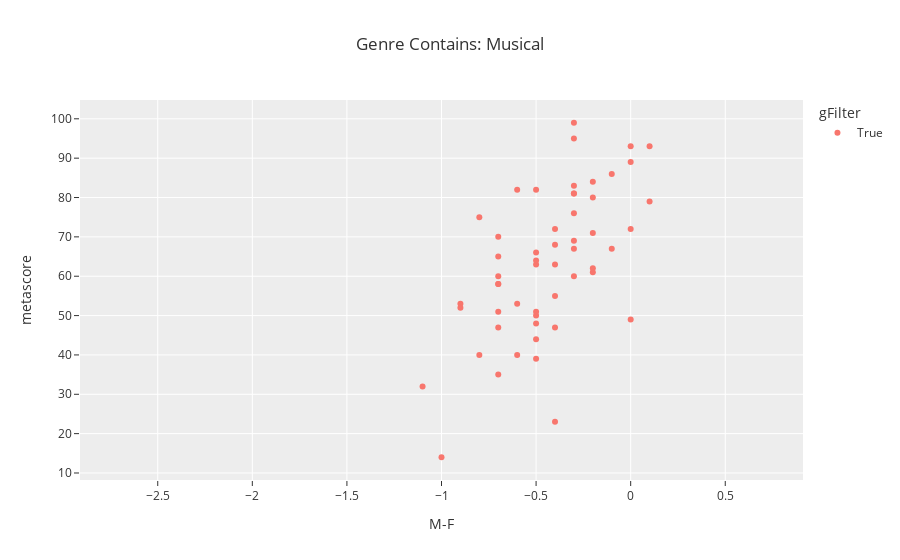

The code cell stored with this chart in its notebook:
### Code cell
g = 'Musical'
dfall['gFilter']=dfall.genre.str.contains(g,na=False)
fig = px.scatter(dfall[dfall['gFilter']], x="M-F", y="metascore", hover_data=['title'],color="gFilter",title='Genre Contains: '+str(g),template='ggplot2')
fig.show()

### Figure 1 — Plotly figure (JSON) as saved in the notebook; plotly's stock layout.template omitted (floating-point values rounded to 4 significant figures)
{"data": [{"customdata": [["Cool Cat Saves the Kids"], ["Repo! The Genetic Opera"], ["From Justin to Kelly"], ["Rent"], ["Grease 2"], ["Seven Brides for Seven Brothers"], ["The Phantom of the Opera"], ["The Little Prince"], ["White Christmas"], ["Mamma Mia!"], ["Xanadu"], ["Grease"], ["The Rocky Horror Picture Show"], ["Burlesque"], ["Mamma Mia! Here We Go Again"], ["Beauty and the Beast"], ["Blue Hawaii"], ["Yentl"], ["Make Your Move"], ["Dumplin'"], ["G.I. Blues"], ["Gigi"], ["Disney's Newsies the Broadway Musical"], ["The Greatest Showman"], ["Fame"], ["Alferd Packer: The Musical"], ["Cry-Baby"], ["Robin Hood: Men in Tights"], ["Gentlemen Prefer Blondes"], ["Chicago"], ["Paint Your Wagon"], ["Jesus Christ Superstar"], ["Hello, Dolly!"], ["Moulin Rouge!"], ["Rock of Ages"], ["Eight Crazy Nights"], ["High Society"], ["The King and I"], ["Les Misérables"], ["Charlotte's Web"], ["Hair"], ["Purple Rain"], ["Royal Wedding"], ["Singin' in the Rain"], ["Guys and Dolls"], ["Sweeney Todd: The Demon Barber of Fleet Street"], ["Hairspray"], ["Dreamgirls"], ["The Last Five Years"], ["You Were Never Lovelier"], ["Love Me Tender"], ["Funny Face"], ["Little Shop of Horrors"], ["My Fair Lady"], ["The Broadway Melody"], ["Viva Las Vegas"], ["Fiddler on the Roof"], ["Jailhouse Rock"], ["New York, New York"], ["Cabaret"], ["The Great Ziegfeld"], ["Top Hat"], ["San Francisco"], ["An American in Paris"], ["Flying Down to Rio"], ["On the Town"], ["Dancer in the Dark"], ["Willy Wonka & the Chocolate Factory"], ["Love Me Tonight"], ["West Side Story"], ["King Creole"], ["42nd Street"], ["The Band Wagon"], ["A Night at the Opera"], ["All That Jazz"], ["A Star Is Born"], ["Nine"], ["Duck Soup"], ["The Ballad of Buster Scruggs"], ["Everyone Says I Love You"], ["Poultrygeist: Night of the Chicken Dead"]], "hovertemplate": "gFilter=True<br>M-F=%{x}<br>metascore=%{y}<br>title=%{customdata[0]}<extra></extra>", "legendgroup": "True", "marker": {"color": "#F8766D", "symbol": "circle"}, "mode": "markers", "name": "True", "orientation": "v", "showlegend": true, "type": "scatter", "x": [-2.7, -1.1, -1.0, -0.9, -0.9, -0.8, -0.8, -0.8, -0.8, -0.7, -0.7, -0.7, -0.7, -0.7, -0.7, -0.7, -0.7, -0.6, -0.6, -0.6, -0.6, -0.6, -0.6, -0.5, -0.5, -0.5, -0.5, -0.5, -0.5, -0.5, -0.5, -0.5, -0.5, -0.5, -0.4, -0.4, -0.4, -0.4, -0.4, -0.4, -0.4, -0.4, -0.3, -0.3, -0.3, -0.3, -0.3, -0.3, -0.3, -0.3, -0.3, -0.3, -0.3, -0.3, -0.3, -0.3, -0.3, -0.2, -0.2, -0.2, -0.2, -0.2, -0.2, -0.2, -0.2, -0.2, -0.2, -0.1, -0.1, -0.1, -0.1, -0.1, 0, 0, 0, 0, 0, 0.1, 0.1, 0.2, 0.7], "xaxis": "x", "y": [null, 32, 14, 53, 52, 75, 40, null, null, 51, 35, 70, 58, 47, 60, 65, 58, null, 40, 53, null, 82, null, 48, 39, null, 63, 44, null, 82, 50, 64, 51, 66, 47, 23, null, 72, 63, null, 68, 55, null, 99, null, 83, 81, 76, 60, null, null, null, 81, 95, null, 69, 67, null, 62, 80, null, null, null, 84, null, 71, 61, 67, null, 86, null, null, 93, null, 72, 89, 49, 93, 79, null, null], "yaxis": "y"}], "layout": {"legend": {"title": {"text": "gFilter"}, "tracegroupgap": 0}, "title": {"text": "Genre Contains: Musical"}, "xaxis": {"anchor": "y", "domain": [0, 1], "title": {"text": "M-F"}}, "yaxis": {"anchor": "x", "domain": [0, 1], "title": {"text": "metascore"}}}}
